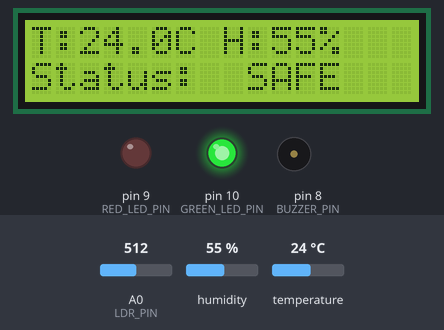
Simulated run of this sketch. Board: Arduino Uno, built with avr-gcc and run on an emulated ATmega328P. On the bench: 16×2 character LCD, output pins drawn as LEDs (lit = HIGH), buzzer (waves = sounding). The inputs (shaded band) are chosen by the test bench; at power-on: A0 (LDR_PIN) = 512, humidity 55 %, temperature 24 °C. What the sketch prints to the serial monitor is not drawn.

Above: at 5.3 s.
5.4 s: A0 (LDR_PIN) set to 315
11.4 s: A0 (LDR_PIN) set to 292
At 12.0 s:
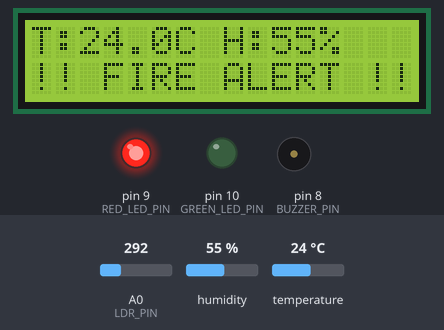
14.2 s: humidity set to 22 %
At 14.75 s:
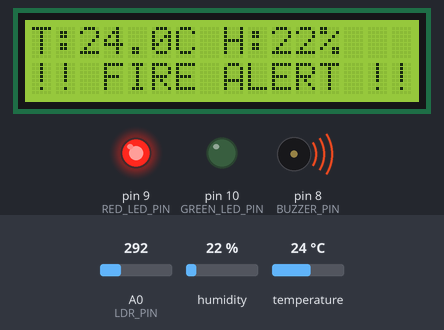
16.1 s: temperature set to 12 °C
At 17.6 s:
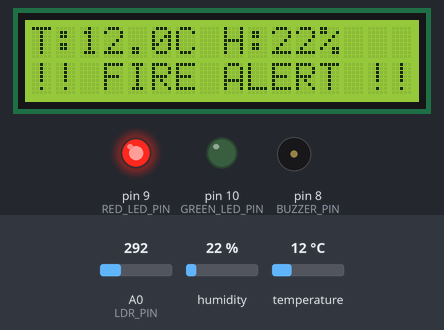
18.2 s: humidity set to 40 %
At 19.7 s:
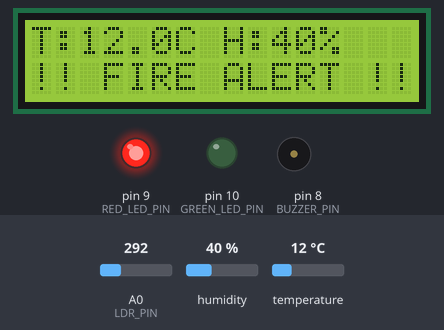
20.3 s: A0 (LDR_PIN) set to 306
At 22.1 s:
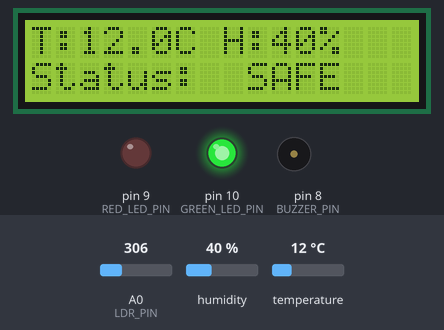
Timing chart, 0 to 23.4 s (numbered marks = the images above; inputs shaded):
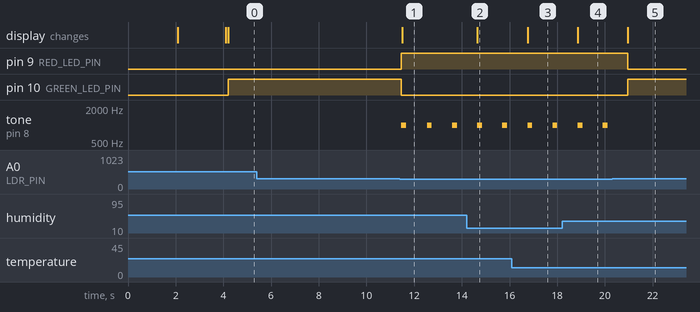

The sketch:

sketch.ino
```cpp
#include <DHT.h>
#include <Wire.h>
#include <LiquidCrystal_I2C.h>

// ── Pin Definitions ──────────────────────────────
#define DHT_PIN       2
#define DHT_TYPE      DHT22
#define LDR_PIN       A0
#define BUZZER_PIN    8
#define RED_LED_PIN   9
#define GREEN_LED_PIN 10

// ── Thresholds ───────────────────────────────────
#define TEMP_THRESHOLD     50.0   // °C — fire suspected above this
#define LDR_THRESHOLD      300    // 0-1023 — low value = bright light (fire)
#define BUZZER_BEEP_DELAY  300    // ms between beeps

// ── Objects ──────────────────────────────────────
DHT dht(DHT_PIN, DHT_TYPE);
LiquidCrystal_I2C lcd(0x27, 16, 2); // Change 0x27 to 0x3F if LCD not found

// ── State Variables ──────────────────────────────
bool fireDetected    = false;
bool prevFireState   = false;
unsigned long lastBeepTime = 0;
bool buzzerState     = false;

// ─────────────────────────────────────────────────
void setup() {
  Serial.begin(9600);

  pinMode(BUZZER_PIN,    OUTPUT);
  pinMode(RED_LED_PIN,   OUTPUT);
  pinMode(GREEN_LED_PIN, OUTPUT);

  dht.begin();
  delay(2000);

  lcd.init();
  lcd.backlight();
  lcd.setCursor(0, 0);
  lcd.print(">> Fire Guard <<");
  lcd.setCursor(0, 1);
  lcd.print("  Initializing..");
  delay(2000);
  lcd.clear();

  Serial.println("=== Fire Alert System Started ===");
  Serial.println("Monitoring temperature and light...");
}

// ─────────────────────────────────────────────────
void loop() {
  // ── 1. Read Sensors ──
  float temperature = dht.readTemperature();   // Celsius
  float humidity    = dht.readHumidity();
  int   ldrValue    = analogRead(LDR_PIN);

  // ── 2. Validate DHT Reading ──
  if (isnan(temperature) || isnan(humidity)) {
    Serial.println("[ERROR] DHT22 read failed!");
    lcd.setCursor(0, 0);
    lcd.print("Sensor Error!   ");
    delay(1000);
    return;
  }

  // ── 3. Fire Detection Logic ──
  // Fire = HIGH temperature OR very bright sudden light (LDR)
  bool tempAlert = temperature >= TEMP_THRESHOLD;
  bool lightAlert = ldrValue   <= LDR_THRESHOLD;
  fireDetected   = tempAlert || lightAlert;

  // ── 4. Serial Monitor Output ──
  Serial.print("Temp: ");
  Serial.print(temperature);
  Serial.print(" C  |  Humidity: ");
  Serial.print(humidity);
  Serial.print(" %  |  LDR: ");
  Serial.print(ldrValue);
  Serial.print("  |  Status: ");
  Serial.println(fireDetected ? "*** FIRE DETECTED ***" : "Safe");

  // ── 5. LCD Display ──
  lcd.setCursor(0, 0);
  lcd.print("T:");
  lcd.print(temperature, 1);
  lcd.print("C H:");
  lcd.print(humidity, 0);
  lcd.print("%  ");

  lcd.setCursor(0, 1);
  if (fireDetected) {
    lcd.print("!! FIRE ALERT !!"); // 16 chars exactly
  } else {
    lcd.print("Status:  SAFE   ");
  }

  // ── 6. Alert Outputs ──
  if (fireDetected) {
    digitalWrite(RED_LED_PIN,   HIGH);
    digitalWrite(GREEN_LED_PIN, LOW);

    // Non-blocking buzzer beeping
    // unsigned long now = millis();
    // if (now - lastBeepTime >= BUZZER_BEEP_DELAY) {
    //   buzzerState  = !buzzerState;
    //   digitalWrite(BUZZER_PIN, buzzerState);
    //   lastBeepTime = now;
    // }
    // tone() based beeping for Wokwi
    unsigned long now = millis();
    if (now - lastBeepTime >= BUZZER_BEEP_DELAY) {
      tone(BUZZER_PIN, 1000, 200); // 1000Hz tone for 200ms
      lastBeepTime = now;
    }

    // Alert on state change
    if (!prevFireState) {
      Serial.println(">>> ALERT: Fire hazard detected! Take action! <<<");
    }

  } else {
    digitalWrite(RED_LED_PIN,   LOW);
    digitalWrite(GREEN_LED_PIN, HIGH);
    digitalWrite(BUZZER_PIN,    LOW);
    buzzerState = false;
  }

  prevFireState = fireDetected;

  delay(1000); // Read every 1 second
}
```

Measured:
- the behaviour switches between 301 and 300 on A0 (LDR_PIN) (found by bisection; images 0 and 1)
- after the input at 5.4 s, every drawn part: stays the same
- after the input at 11.4 s, pin 9 (RED_LED_PIN): LOW → HIGH after 0.07 s; pin 10 (GREEN_LED_PIN): HIGH → LOW after 0.07 s; tone on pin 8 (BUZZER_PIN): alternates 1000 Hz for 0.20 s and silent for 0.86 s, starting after 0.07 s; the display: changes after 0.09 s (image 1)
- after the input at 14.2 s, the display: changes after 0.45 s (image 2)
- after the input at 16.1 s, the display: changes after 0.66 s (image 3)
- after the input at 18.2 s, the display: changes after 0.66 s (image 4)
- after the input at 20.3 s, pin 9 (RED_LED_PIN): HIGH → LOW after 0.65 s; pin 10 (GREEN_LED_PIN): LOW → HIGH after 0.65 s; tone on pin 8 (BUZZER_PIN): stops changing and stays silent; the display: changes after 0.65 s (image 5)
